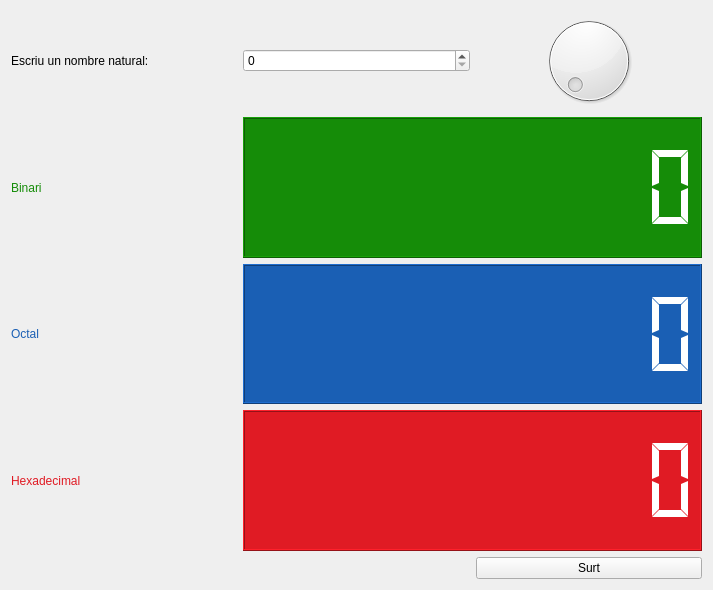
<?xml version="1.0" encoding="UTF-8"?>
<ui version="4.0">
 <class>MyForm</class>
 <widget class="QWidget" name="MyForm">
  <property name="geometry">
   <rect>
    <x>0</x>
    <y>0</y>
    <width>713</width>
    <height>590</height>
   </rect>
  </property>
  <property name="windowTitle">
   <string>Form</string>
  </property>
  <layout class="QGridLayout" name="gridLayout">
   <item row="1" column="0">
    <widget class="QLabel" name="label_2">
     <property name="styleSheet">
      <string notr="true">color: rgb(21, 140, 8);</string>
     </property>
     <property name="text">
      <string>Binari</string>
     </property>
    </widget>
   </item>
   <item row="3" column="1" colspan="2">
    <widget class="QLCDNumber" name="lcdNumber_3">
     <property name="styleSheet">
      <string notr="true">background-color: rgb(224, 27, 36);
color: rgb(255, 255, 255);</string>
     </property>
     <property name="digitCount">
      <number>10</number>
     </property>
     <property name="mode">
      <enum>QLCDNumber::Mode::Hex</enum>
     </property>
     <property name="segmentStyle">
      <enum>QLCDNumber::SegmentStyle::Flat</enum>
     </property>
    </widget>
   </item>
   <item row="1" column="1" colspan="2">
    <widget class="QLCDNumber" name="lcdNumber">
     <property name="styleSheet">
      <string notr="true">background-color: rgb(21, 140, 8);
color: rgb(255, 255, 255);</string>
     </property>
     <property name="digitCount">
      <number>10</number>
     </property>
     <property name="mode">
      <enum>QLCDNumber::Mode::Bin</enum>
     </property>
     <property name="segmentStyle">
      <enum>QLCDNumber::SegmentStyle::Flat</enum>
     </property>
    </widget>
   </item>
   <item row="0" column="1">
    <widget class="QSpinBox" name="spinBox">
     <property name="maximum">
      <number>256</number>
     </property>
    </widget>
   </item>
   <item row="2" column="1" colspan="2">
    <widget class="QLCDNumber" name="lcdNumber_2">
     <property name="styleSheet">
      <string notr="true">background-color: rgb(26, 95, 180);
color: rgb(255, 255, 255);</string>
     </property>
     <property name="digitCount">
      <number>10</number>
     </property>
     <property name="mode">
      <enum>QLCDNumber::Mode::Oct</enum>
     </property>
     <property name="segmentStyle">
      <enum>QLCDNumber::SegmentStyle::Flat</enum>
     </property>
    </widget>
   </item>
   <item row="2" column="0">
    <widget class="QLabel" name="label_3">
     <property name="styleSheet">
      <string notr="true">color: rgb(224, 27, 36);
color: rgb(26, 95, 180);</string>
     </property>
     <property name="text">
      <string>Octal</string>
     </property>
    </widget>
   </item>
   <item row="0" column="0">
    <widget class="QLabel" name="label">
     <property name="text">
      <string>Escriu un nombre natural:</string>
     </property>
    </widget>
   </item>
   <item row="3" column="0">
    <widget class="QLabel" name="label_4">
     <property name="styleSheet">
      <string notr="true">color: rgb(224, 27, 36);</string>
     </property>
     <property name="text">
      <string>Hexadecimal</string>
     </property>
    </widget>
   </item>
   <item row="0" column="2">
    <widget class="QDial" name="dial">
     <property name="maximum">
      <number>256</number>
     </property>
    </widget>
   </item>
   <item row="4" column="2">
    <widget class="QPushButton" name="pushButton">
     <property name="text">
      <string>Surt</string>
     </property>
    </widget>
   </item>
  </layout>
 </widget>
 <resources/>
 <connections>
  <connection>
   <sender>spinBox</sender>
   <signal>valueChanged(int)</signal>
   <receiver>dial</receiver>
   <slot>setValue(int)</slot>
   <hints>
    <hint type="sourcelabel">
     <x>435</x>
     <y>50</y>
    </hint>
    <hint type="destinationlabel">
     <x>493</x>
     <y>27</y>
    </hint>
   </hints>
  </connection>
  <connection>
   <sender>dial</sender>
   <signal>valueChanged(int)</signal>
   <receiver>spinBox</receiver>
   <slot>setValue(int)</slot>
   <hints>
    <hint type="sourcelabel">
     <x>496</x>
     <y>77</y>
    </hint>
    <hint type="destinationlabel">
     <x>381</x>
     <y>61</y>
    </hint>
   </hints>
  </connection>
  <connection>
   <sender>spinBox</sender>
   <signal>valueChanged(int)</signal>
   <receiver>lcdNumber</receiver>
   <slot>display(int)</slot>
   <hints>
    <hint type="sourcelabel">
     <x>340</x>
     <y>66</y>
    </hint>
    <hint type="destinationlabel">
     <x>477</x>
     <y>189</y>
    </hint>
   </hints>
  </connection>
  <connection>
   <sender>spinBox</sender>
   <signal>valueChanged(int)</signal>
   <receiver>lcdNumber_2</receiver>
   <slot>display(int)</slot>
   <hints>
    <hint type="sourcelabel">
     <x>319</x>
     <y>58</y>
    </hint>
    <hint type="destinationlabel">
     <x>484</x>
     <y>336</y>
    </hint>
   </hints>
  </connection>
  <connection>
   <sender>spinBox</sender>
   <signal>valueChanged(int)</signal>
   <receiver>lcdNumber_3</receiver>
   <slot>display(int)</slot>
   <hints>
    <hint type="sourcelabel">
     <x>284</x>
     <y>55</y>
    </hint>
    <hint type="destinationlabel">
     <x>493</x>
     <y>456</y>
    </hint>
   </hints>
  </connection>
  <connection>
   <sender>pushButton</sender>
   <signal>clicked()</signal>
   <receiver>MyForm</receiver>
   <slot>close()</slot>
   <hints>
    <hint type="sourcelabel">
     <x>505</x>
     <y>571</y>
    </hint>
    <hint type="destinationlabel">
     <x>360</x>
     <y>562</y>
    </hint>
   </hints>
  </connection>
 </connections>
</ui>
